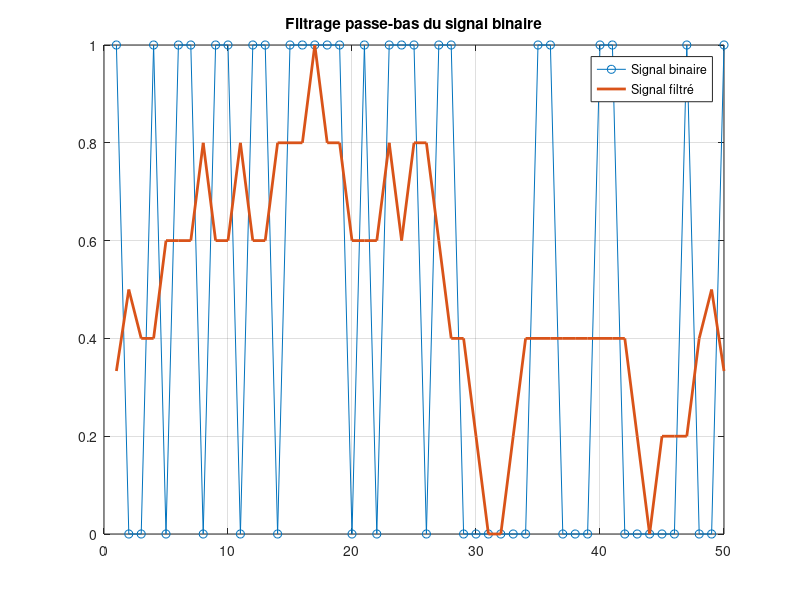

MATLAB code to generate this figure:
N = 50;
bits = randi([0 1], 1, N);
window = 5;
filtered = movmean(bits, window);

figure;
plot(bits, 'o-'); hold on;
plot(filtered, 'LineWidth',2);
legend('Signal binaire','Signal filtré');
title('Filtrage passe-bas du signal binaire');
grid on;
